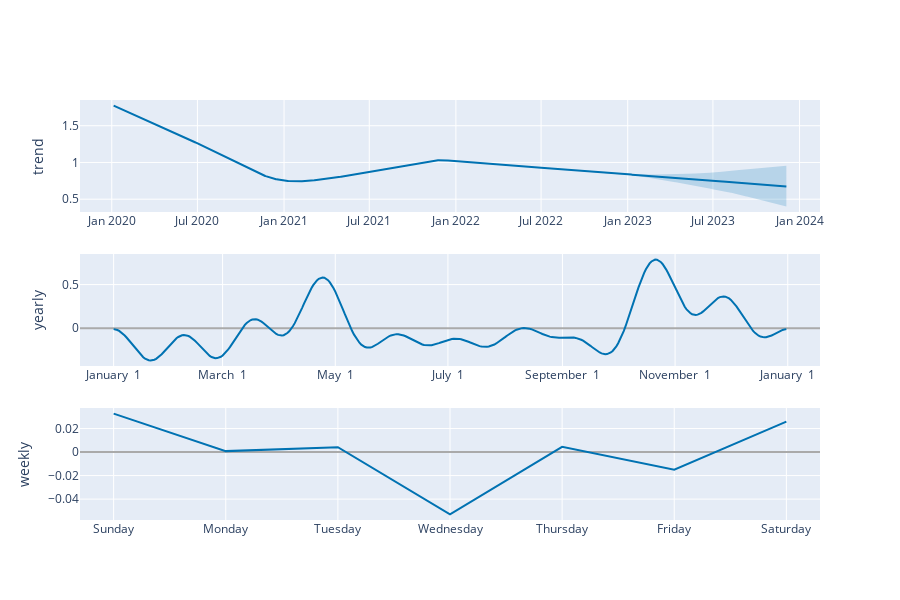

The cell this chart's notebook holds for it:
### Code cell
plot_components_plotly(m, forecast)

### Figure 1 — Plotly figure (JSON) as saved in the notebook; plotly's stock layout.template omitted (floating-point values rounded to 4 significant figures; data arrays with more than 128 entries replaced by an {"elided": "..."} marker saying what was removed)
{"data": [{"line": {"color": "#0072B2", "width": 2}, "mode": "lines", "name": "trend", "type": "scatter", "x": {"elided": "1124 str values"}, "xaxis": "x", "y": {"elided": "1124 float values"}, "yaxis": "y"}, {"line": {"color": "rgba(0, 114, 178, 0.2)", "width": 0}, "mode": "lines", "name": "trend_upper", "type": "scatter", "x": {"elided": "1124 str values"}, "xaxis": "x", "y": {"elided": "1124 float values"}, "yaxis": "y"}, {"fill": "tonexty", "fillcolor": "rgba(0, 114, 178, 0.2)", "line": {"color": "rgba(0, 114, 178, 0.2)", "width": 0}, "mode": "lines", "name": "trend_lower", "type": "scatter", "x": {"elided": "1124 str values"}, "xaxis": "x", "y": {"elided": "1124 float values"}, "yaxis": "y"}, {"line": {"color": "#0072B2", "width": 2}, "mode": "lines", "name": "yearly", "type": "scatter", "x": {"elided": "365 str values"}, "xaxis": "x2", "y": {"elided": "365 float values"}, "yaxis": "y2"}, {"line": {"color": "#0072B2", "width": 2}, "mode": "lines", "name": "weekly", "type": "scatter", "x": ["2017-01-01T00:00:00", "2017-01-02T00:00:00", "2017-01-03T00:00:00", "2017-01-04T00:00:00", "2017-01-05T00:00:00", "2017-01-06T00:00:00", "2017-01-07T00:00:00"], "xaxis": "x3", "y": [0.03271, 0.000808, 0.004098, -0.05299, 0.004475, -0.01498, 0.02589], "yaxis": "y3"}], "layout": {"height": 600, "showlegend": false, "width": 900, "xaxis": {"anchor": "y", "domain": [0, 1], "range": ["2019-10-25T13:12:00", "2024-02-13T10:48:00"], "type": "date"}, "xaxis2": {"anchor": "y2", "domain": [0, 1], "range": ["2016-12-13T18:54:02.958904115", "2018-01-18T11:04:57.863013581"], "tickformat": "%B %e", "type": "date"}, "xaxis3": {"anchor": "y3", "domain": [0, 1], "range": ["2016-12-31T16:48:00", "2017-01-07T07:12:00"], "tickformat": "%A", "type": "date"}, "yaxis": {"anchor": "x", "domain": [0.7333, 1], "rangemode": "normal", "title": {"text": "trend"}, "zerolinecolor": "#AAA"}, "yaxis2": {"anchor": "x2", "domain": [0.3667, 0.6333], "title": {"text": "yearly"}, "zerolinecolor": "#AAA"}, "yaxis3": {"anchor": "x3", "domain": [0, 0.2667], "title": {"text": "weekly"}, "zerolinecolor": "#AAA"}}}
